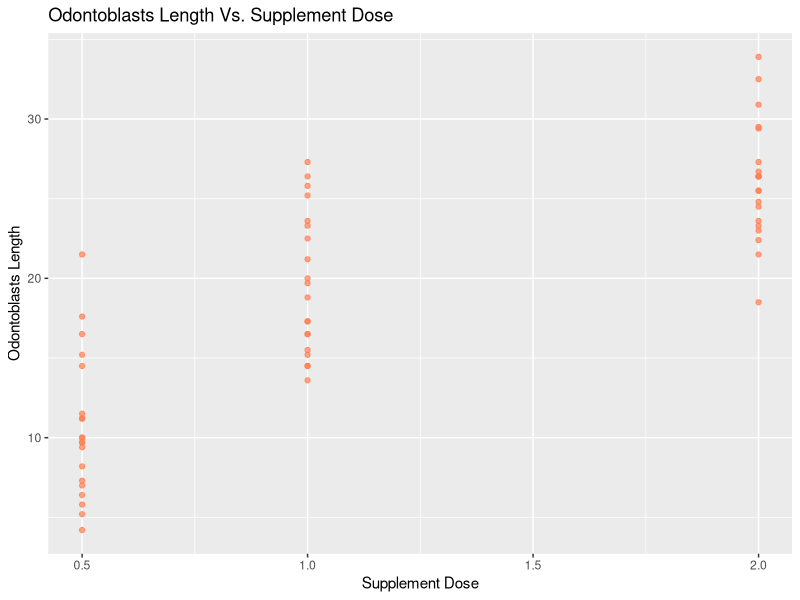
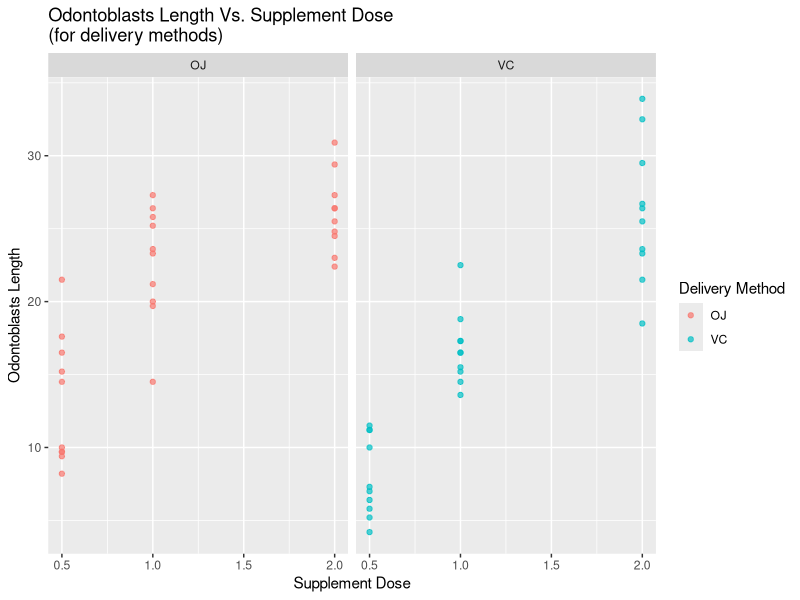
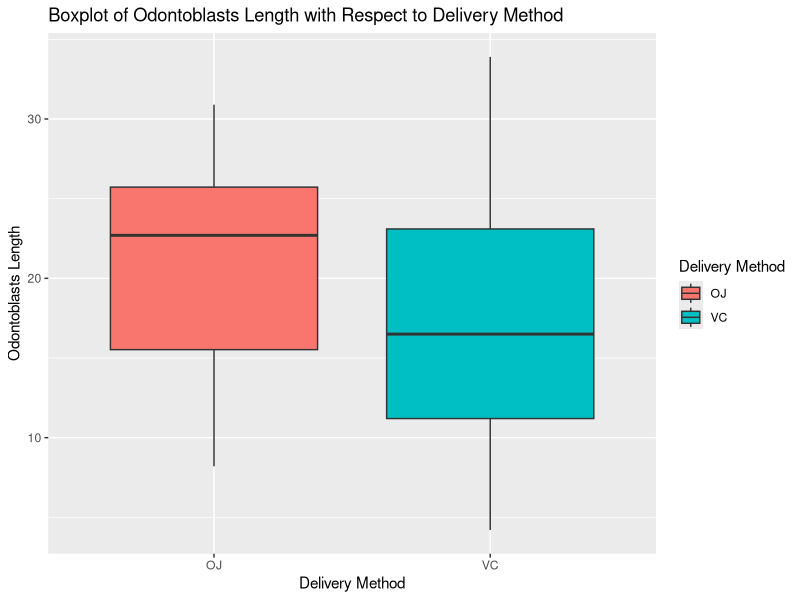
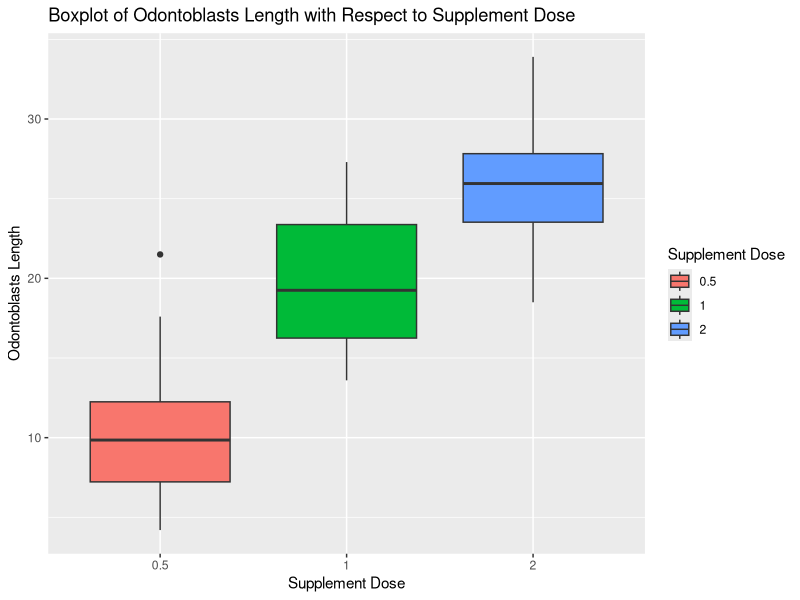

Write the R code that produced these figures, in order.
## ---- chunk 1
for (pck in c("ggplot2", "knitr", "dplyr")) {
  if (!require(pck, character.only = TRUE)) {
    install.packages(pck)
    library(pck, character.only = TRUE)
  }
}
## ---- chunk 2
data("ToothGrowth")
kable(head(ToothGrowth))
## ---- chunk 3
ggplot(ToothGrowth, aes(dose, len)) +
  geom_point(size = 1.5, alpha = 0.7, color = 'coral') +
  ggtitle('Odontoblasts Length Vs. Supplement Dose') +
  labs(x = 'Supplement Dose', y = "Odontoblasts Length")
## ---- chunk 4
ggplot(ToothGrowth, aes(dose, len, color = factor(supp))) +
  geom_point(size = 1.5, alpha = 0.7) +
  facet_grid(. ~ supp) +
  scale_colour_discrete(name = 'Delivery Method') +
  ggtitle('Odontoblasts Length Vs. Supplement Dose\n(for delivery methods)') +
  labs(x = 'Supplement Dose', y = "Odontoblasts Length")
## ---- chunk 5
ggplot(ToothGrowth, aes(factor(supp), len)) +
  geom_boxplot(aes(fill = factor(supp))) +
  scale_fill_discrete(name = 'Delivery Method') +
  labs(x = 'Delivery Method', y = 'Odontoblasts Length') +
  ggtitle('Boxplot of Odontoblasts Length with Respect to Delivery Method')
## ---- chunk 6
ggplot(ToothGrowth, aes(factor(dose), len)) +
  geom_boxplot(aes(fill = factor(dose))) +
  scale_fill_discrete(name = 'Supplement Dose') +
  labs(x = 'Supplement Dose', y = 'Odontoblasts Length') +
  ggtitle('Boxplot of Odontoblasts Length with Respect to Supplement Dose')
## ---- chunk 7
mn.oj <- round(mean(ToothGrowth[ToothGrowth$supp == 'OJ', ]$len), 3)
mn.vc <- round(mean(ToothGrowth[ToothGrowth$supp == 'VC', ]$len), 3)
vr.oj <- round(var(ToothGrowth[ToothGrowth$supp == 'OJ', ]$len), 3)
vr.vc <- round(var(ToothGrowth[ToothGrowth$supp == 'VC', ]$len), 3)
mn.low <- round(mean(ToothGrowth[ToothGrowth$dose < 1.0, ]$len), 3)
mn.hig <- round(mean(ToothGrowth[ToothGrowth$dose >= 1.0, ]$len), 3)
vr.low <- round(var(ToothGrowth[ToothGrowth$dose < 1.0, ]$len), 3)
vr.hig <- round(var(ToothGrowth[ToothGrowth$dose >= 1.0, ]$len), 3)
## ---- chunk 8
dat.oj <- ToothGrowth[ToothGrowth$supp == 'OJ', ]$len
dat.vc <- ToothGrowth[ToothGrowth$supp == 'VC', ]$len
var.diff <- sqrt(vr.oj/30 + vr.vc/30)
undf <- var.diff^2 / ((vr.oj/30)^2 / 29 + (vr.vc/30)^2 / 29)
tsupp <- t.test(dat.oj, dat.vc)
## ---- chunk 9
dat.low <- ToothGrowth[ToothGrowth$dose < 1.0, ]$len
dat.hig <- ToothGrowth[ToothGrowth$dose >= 1.0, ]$len
n.low <- length(dat.low)
n.hig <- length(dat.hig)
var.diff <- sqrt(vr.low/n.low + vr.hig/n.hig)
undf <- var.diff^2 / ((vr.low/n.low)^2 / (n.low - 1) + (vr.hig/n.hig)^2 / (n.hig - 1))
tdose <- t.test(dat.low, dat.hig)
